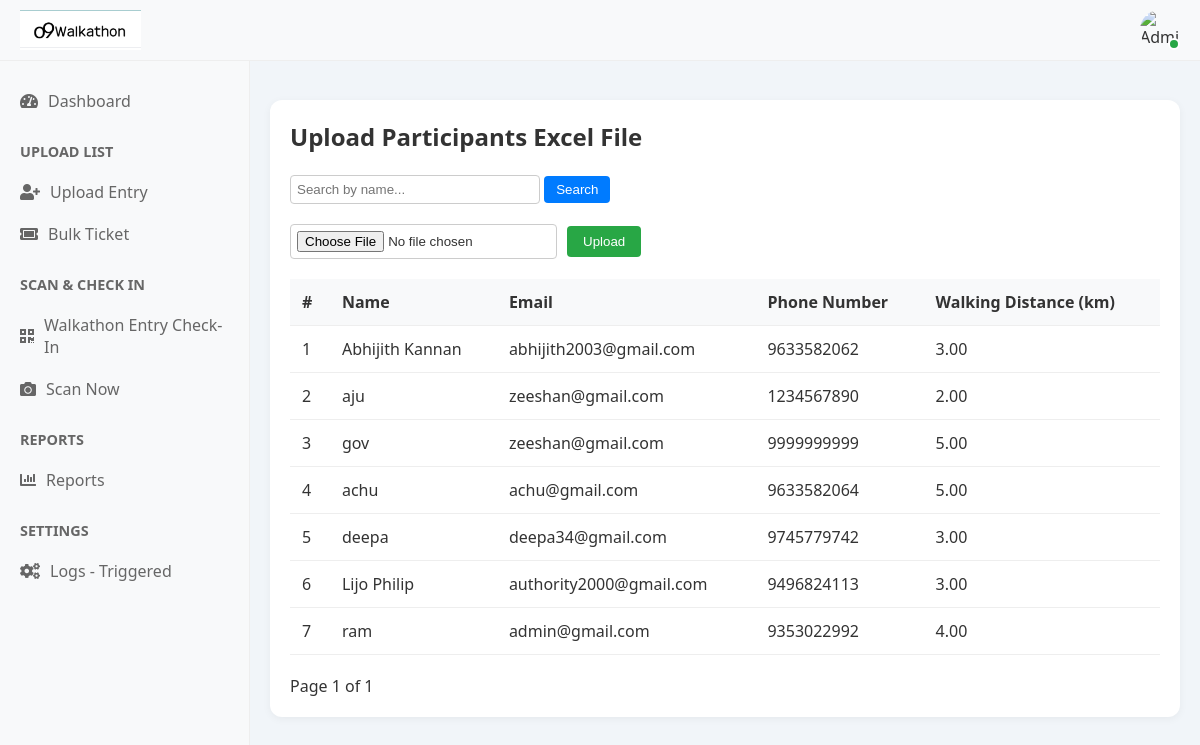
/registered_list/, run on an earlier commit of the app's database.
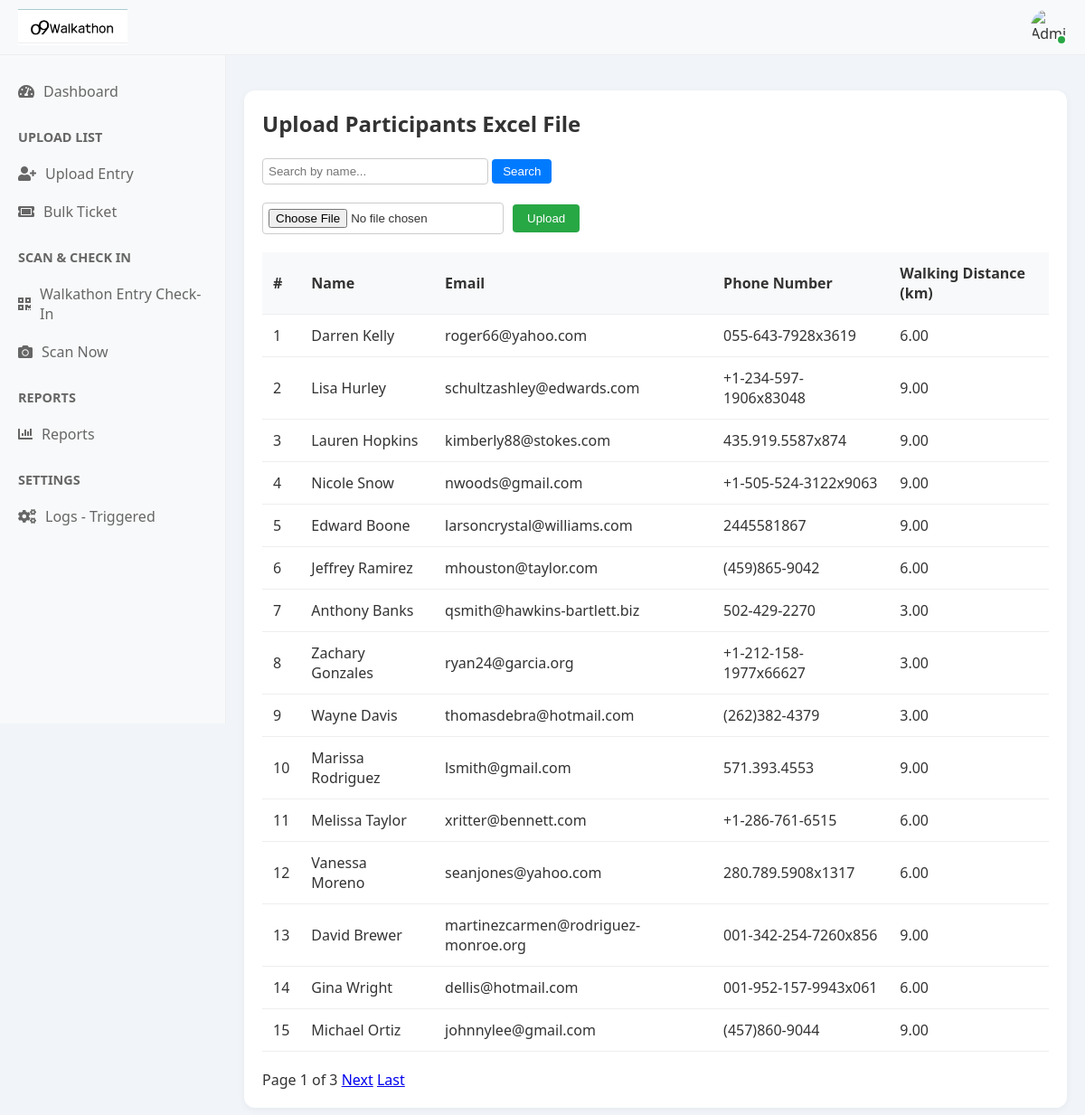
And on a later commit of the database.
### walkathon_app/models.py (models this page shows, shortened)
class Participant(models.Model):
    unique_id = models.CharField(max_length=20, unique=True,default=uuid.uuid4)
    name = models.CharField(max_length=255)
    email = models.EmailField()
    phone_number = models.CharField(max_length=20)
    walking_distance_km = models.DecimalField(max_digits=5, decimal_places=2)
    registered_at = models.DateTimeField(auto_now_add=True)
    gender = models.CharField(max_length=10, choices=[('Male', 'Male'), ('Female', 'Female'), ('Others', 'Others')], null=True, blank=True)
    working_professional = models.CharField(max_length=3, choices=[('Yes', 'Yes'), ('No', 'No')], null=True, blank=True)
    o9_employee = models.CharField(max_length=3, choices=[('Yes', 'Yes'), ('No', 'No')], null=True, blank=True)
    employee_code = models.CharField(max_length=100, null=True, blank=True)
    company_name = models.CharField(max_length=255, null=True, blank=True)

### walkathon_app/views.py (the view)
# urls.py: path('registered_list/', views.registered_list, name='registered_list'),
def registered_list(request):
    search_query = request.GET.get('search', '')
    participants = Participant.objects.all()
    if search_query:
        participants = participants.filter(name__icontains=search_query)
    paginator = Paginator(participants, 15)  # Show 15 participants per page
    page_number = request.GET.get('page')
    page_obj = paginator.get_page(page_number)
    context = {
        'participants': participants,
        'page_obj': page_obj,
        'search_query': search_query,
    }
    return render(request, 'registered_list.html', context)

### templates/registered_list.html (shortened to what this page needs)
{% extends "base.html" %}
{% load static %}
{% block content %}
<div class="upload-section">
    <h2>Upload Participants Excel File</h2>
    <br>
    <form method="GET" action="" style="margin-bottom: 20px;">
    <input type="text" name="search" placeholder="Search by name..." value="{{ search_query }}" style="padding: 6px; width: 250px; border: 1px solid #ccc; border-radius: 4px;">
    <button type="submit" style="padding: 6px 12px; border: none; background-color: #007bff; color: white; border-radius: 4px;">Search</button>
    </form>
    <form method="POST" action="{% url 'upload_excel' %}" enctype="multipart/form-data" class="upload-form">
        <input type="file" name="excel_file" accept=".xlsx,.xls" required>
        <button type="submit">Upload</button>
    </form>
    {% if participants %}
    <table>
        <thead>
            <tr>
                <th>#</th>
                <th>Name</th>
                <th>Email</th>
                <th>Phone Number</th>
                <th>Walking Distance (km)</th>
            </tr>
        </thead>
        <tbody>
            {% for participant in page_obj %}
            <tr>
                <td>{{ forloop.counter }}</td>
                <td>{{ participant.name }}</td>
                <td>{{ participant.email }}</td>
                <td>{{ participant.phone_number }}</td>
                <td>{{ participant.walking_distance_km }}</td>
            </tr>
            {% endfor %}
        </tbody>
    </table>
    <div class="pagination" style="margin-top: 20px;">
    <span>Page {{ page_obj.number }} of {{ page_obj.paginator.num_pages }}</span>
    {% if page_obj.has_next %}
        <a href="?page={{ page_obj.next_page_number }}{% if search_query %}&search={{ search_query }}{% endif %}">Next</a>
        <a href="?page={{ page_obj.paginator.num_pages }}{% if search_query %}&search={{ search_query }}{% endif %}">Last</a>
    {% endif %}
</div>
    {% else %}
        <p>No data to display. Upload an Excel file to see participants.</p>
    {% endif %}
</div>
{% endblock %}

What changed in the data, as far as the page shows it:
removed Participant: name "Abhijith Kannan", email "abhijith2003@gmail.com", phone_number "9633582062", walking_distance_km "3.00"
removed Participant: name "aju", email "zeeshan@gmail.com", phone_number "1234567890", walking_distance_km "2.00"
removed Participant: name "gov", email "zeeshan@gmail.com", phone_number "9999999999", walking_distance_km "5.00"
removed Participant: name "achu", email "achu@gmail.com", phone_number "9633582064", walking_distance_km "5.00"
removed Participant: name "deepa", email "deepa34@gmail.com", phone_number "9745779742", walking_distance_km "3.00"
removed Participant: name "Lijo Philip", email "authority2000@gmail.com", phone_number "9496824113", walking_distance_km "3.00"
removed Participant: name "ram", email "admin@gmail.com", phone_number "9353022992", walking_distance_km "4.00"
added Participant: name "Darren Kelly", email "roger66@yahoo.com", phone_number "055-643-7928x3619", walking_distance_km "6.00"
added Participant: name "Lisa Hurley", email "schultzashley@edwards.com", phone_number "+1-234-597-1906x83048", walking_distance_km "9.00"
added Participant: name "Lauren Hopkins", email "kimberly88@stokes.com", phone_number "435.919.5587x874", walking_distance_km "9.00"
added Participant: name "Nicole Snow", email "nwoods@gmail.com", phone_number "+1-505-524-3122x9063", walking_distance_km "9.00"
added Participant: name "Edward Boone", email "larsoncrystal@williams.com", phone_number "2445581867", walking_distance_km "9.00"
added Participant: name "Jeffrey Ramirez", email "mhouston@taylor.com", phone_number "(459)865-9042", walking_distance_km "6.00"
added Participant: name "Anthony Banks", email "qsmith@hawkins-bartlett.biz", phone_number "502-429-2270", walking_distance_km "3.00"
added Participant: name "Zachary Gonzales", email "ryan24@garcia.org", phone_number "+1-212-158-1977x66627", walking_distance_km "3.00"
added Participant: name "Wayne Davis", email "thomasdebra@hotmail.com", phone_number "(262)382-4379", walking_distance_km "3.00"
added Participant: name "Marissa Rodriguez", email "lsmith@gmail.com", phone_number "571.393.4553", walking_distance_km "9.00"
added Participant: name "Melissa Taylor", email "xritter@bennett.com", phone_number "+1-286-761-6515", walking_distance_km "6.00"
added Participant: name "Vanessa Moreno", email "seanjones@yahoo.com", phone_number "280.789.5908x1317", walking_distance_km "6.00"
added Participant: name "David Brewer", email "martinezcarmen@rodriguez-monroe.org", phone_number "001-342-254-7260x856", walking_distance_km "9.00"
added Participant: name "Gina Wright", email "dellis@hotmail.com", phone_number "001-952-157-9943x061", walking_distance_km "6.00"
added Participant: name "Michael Ortiz", email "johnnylee@gmail.com", phone_number "(457)860-9044", walking_distance_km "9.00"
Also different on the page:
{{ page_obj.paginator.num_pages }}: "1" → "3"
text now shown: "Next Last"
